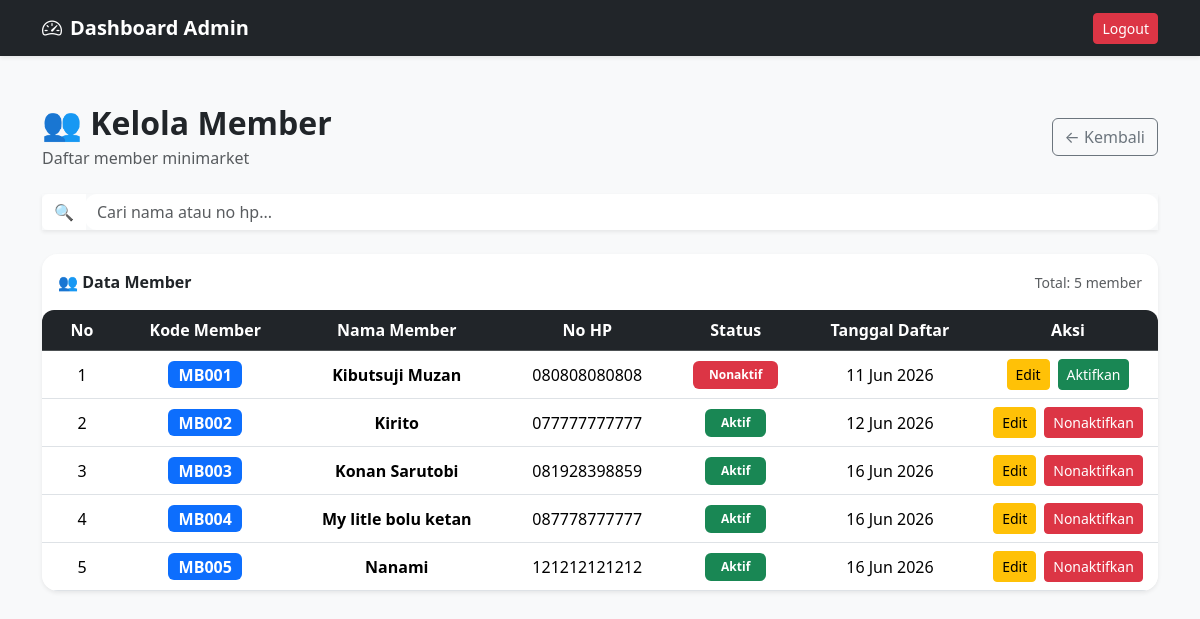
The app's page /admin/member/index.php (signed in), older data.
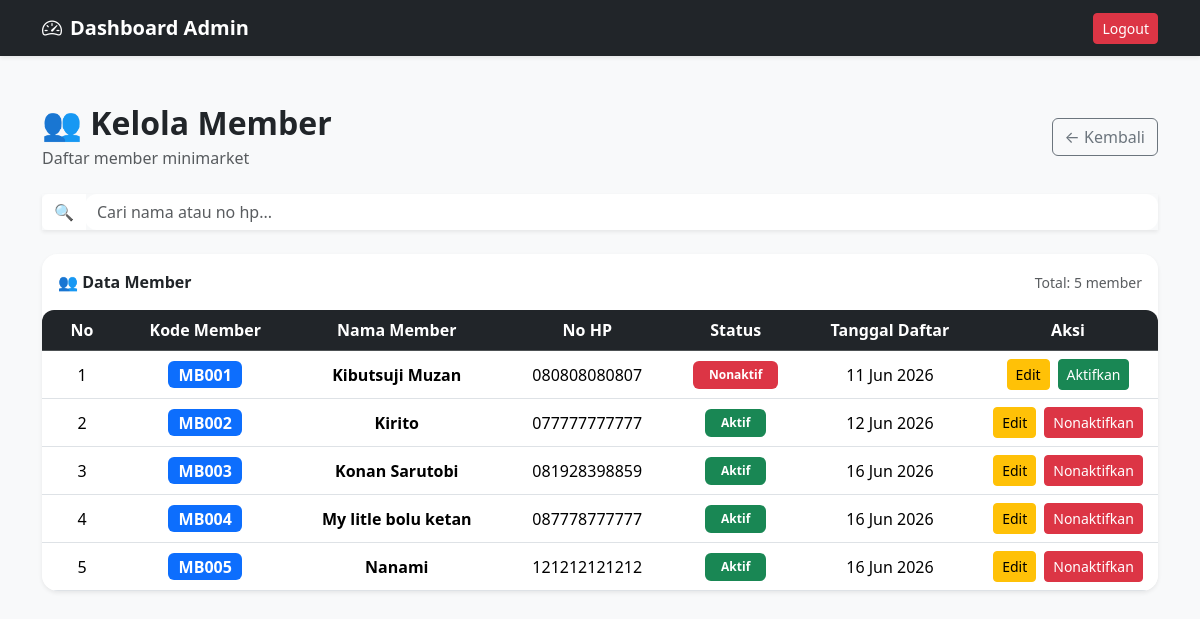
The same page, newer data.
### tables this page shows
CREATE TABLE `member` (
  `id_member` int NOT NULL,
  `kode_member` varchar(20) NOT NULL,
  `nama_member` varchar(100) NOT NULL,
  `no_hp` varchar(15) NOT NULL,
  `status` enum('aktif','nonaktif') DEFAULT 'aktif',
  `tanggal_daftar` datetime DEFAULT CURRENT_TIMESTAMP
);

### admin/member/index.php (the view, shortened to what this page needs)
<?php
include '../../config/db.php';
$cari = $_GET['cari'] ?? '';
$query = mysqli_query(
    $koneksi,
    "SELECT * FROM member
    WHERE nama_member LIKE '%$cari%' OR no_hp LIKE '%$cari%'
    ORDER BY id_member ASC"
);
?>
<!DOCTYPE html>
<html lang="id">
<head>
    <link href="https://cdn.jsdelivr.net/npm/bootstrap@5.3.8/dist/css/bootstrap.min.css" rel="stylesheet"
>
    <link rel="stylesheet" href="https://cdn.jsdelivr.net/npm/bootstrap-icons@1.11.3/font/bootstrap-icons.min.css">
</head>
<body class="bg-light">
    <nav class="navbar navbar-expand-lg navbar-dark bg-dark shadow-sm">
        <div class="container">
            <a href="../index.php" class="navbar-brand fw-bold text-decoration-none">
                <span class="navbar-brand fw-bold">
                    <i class="bi bi-speedometer2 me-2"></i>Dashboard Admin
                </span>
            </a>
            <div class="ms-auto">
                <a href="../../auth/logout.php" class="btn btn-danger btn-sm">
                    Logout
                </a>
            </div>
        </div>
    </nav>
    <div class="container py-5">
        <div class="d-flex justify-content-between align-items-center mb-4">
            <div>
                <h2 class="fw-bold mb-1">
                    👥 Kelola Member
                </h2>
                <p class="text-muted mb-0">
                    Daftar member minimarket
                </p>
            </div>
            <div class="d-flex gap-2">
                <a href="../index.php" class="btn btn-outline-secondary">
                    ← Kembali
                </a>
            </div>
        </div>
        <form method="GET" class="mb-4" id="formCari">
            <div class="input-group shadow-sm">
                <span class="input-group-text bg-white border-0">
                    🔍
                </span>
                <input type="text" id="inputCari" name="cari" class="form-control border-0"
                    placeholder="Cari nama atau no hp..." value="<?= htmlspecialchars($cari); ?>">
            </div>
        </form>
        <div class="card border-0 shadow-sm rounded-4 overflow-hidden">
            <div class="card-header bg-white border-0 py-3">
                <div class="d-flex justify-content-between align-items-center">
                    <strong>
                        👥 Data Member
                    </strong>
                    <span class="text-muted small">
                        Total: <?= mysqli_num_rows($query); ?> member
                    </span>
                </div>
            </div>
            <div class="card-body p-0">
                <div class="table-scroll">
                    <table class="table table-hover align-middle text-center mb-0">
                        <thead class="table-dark">
                            <tr>
                                <th width="80">No</th>
                                <th>Kode Member</th>
                                <th>Nama Member</th>
                                <th>No HP</th>
                                <th>Status</th>
                                <th>Tanggal Daftar</th>
                                <th width="180">Aksi</th>
                            </tr>
                        </thead>
                        <tbody>
                            <?php
                                $no = 1;
                                while ($member = mysqli_fetch_assoc($query)) :
                            ?>
                            <tr>
                                <td><?= $no++; ?></td>
                                <td>
                                    <span class="badge bg-primary fs-6">
                                        <?= $member['kode_member']; ?>
                                    </span>
                                </td>
                                <td class="fw-semibold">
                                    <?= $member['nama_member']; ?>
                                </td>
                                <td><?= $member['no_hp']; ?></td>
                                <td>
                                    <?php if ($member['status'] == 'aktif') : ?>
                                    <span class="badge bg-success px-3 py-2">
                                        Aktif
                                    </span>
                                    <?php else : ?>
                                    <span class="badge bg-danger px-3 py-2">
                                        Nonaktif
                                    </span>
                                    <?php endif; ?>
                                </td>
                                <td>
                                    <?= date(
                                        'd M Y',
                                        strtotime($member['tanggal_daftar'])
                                    ); ?>
                                </td>
                                <td>
                                    <div class="d-flex justify-content-center gap-2">
                                        <a href="edit.php?id=<?= $member['id_member']; ?>"
                                            class="btn btn-warning btn-sm">
                                            Edit
                                        </a>
                                        <?php if ($member['status'] == 'aktif') : ?>
                                        <a href="../../proses/admin/member/proses_nonaktif_member.php?id=<?= $member['id_member']; ?>"
                                            class="btn btn-danger btn-sm"
                                            onclick="return confirm('Nonaktifkan member ini?')">
                                            Nonaktifkan
                                        </a>
                                        <?php else : ?>
                                        <a href="../../proses/admin/member/proses_aktif_member.php?id=<?= $member['id_member']; ?>"
                                            class="btn btn-success btn-sm"
                                            onclick="return confirm('Aktifkan kembali member ini?')">
                                            Aktifkan
                                        </a>
                                        <?php endif; ?>
                                    </div>
                                </td>
                            </tr>
                            <?php endwhile; ?>
                        </tbody>
                    </table>
                </div>
            </div>
        </div>
    </div>
</body>
</html>

### admin/member/index.php (style rules this page uses)
.form-control { border-radius: 12px !important; font-size: 16px; }
.table-scroll { max-height: 420px; overflow-y: auto; border-radius: 12px; }
.table-scroll thead th { position: sticky; top: 0; z-index: 10; background: #212529; }
.table-scroll table { margin-bottom: 0; }
.card { border-radius: 18px; }
.btn { transition: 0.2s; }

Row changes from the older to the newer data that the page shows:
changed member "MB001": no_hp "080808080808" → "080808080807"
